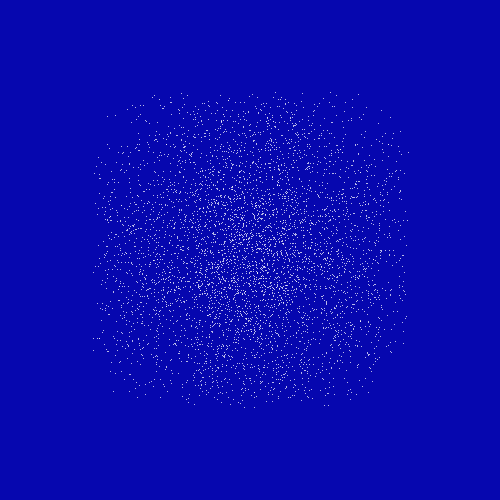
Frame 1 (no input)
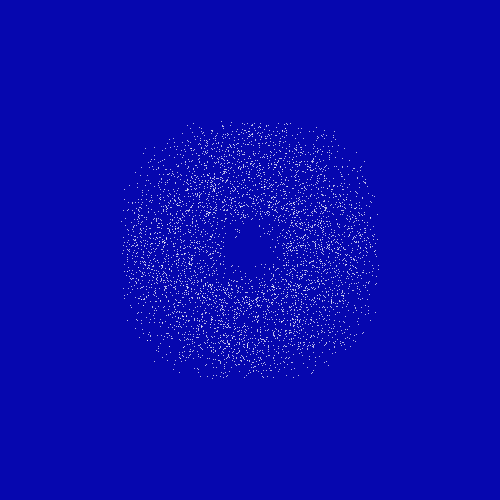
Frame 60 (the mouse pressed at the canvas centre just before this capture)
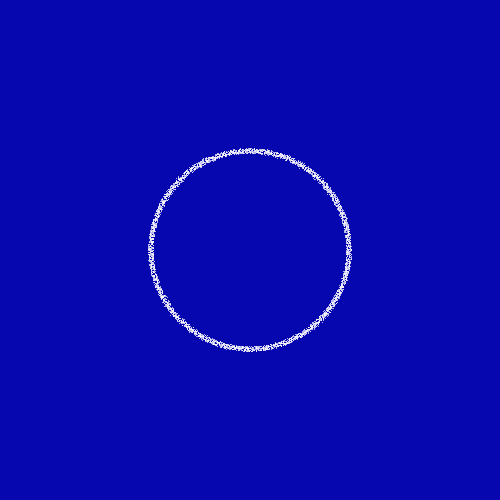
Frame 120 (the mouse held since frame 60 and released just before this capture)

The Processing sketch that drew these frames (run headless with seeded random() and noise(); from frame 60 on, the mouse is pressed at the canvas centre):

// Processing sketch: sketch_10102017
// ── sketch_10102017.pde
int count = 5000;
boolean grow = true;
float size = 0.6;
void setup(){
  size(500,500);
  smooth();
  stroke(255);
  noFill();
}

void draw(){
  background(6,7,175);
  update();
  float faderX = size;
  
  float angle = radians(360/float(count));
  
  for(int i = 0; i < count; i++){
    float randomX = random(0, width);
    float randomY = random(0, height);
    float circleX = width/2 + cos(angle*i)*100;
    float circleY = height/2 + sin(angle*i)*100;
    
    float x = lerp(randomX, circleX, faderX);
    float y = lerp(randomY, circleY, faderX);
    point(x,y);
  }
}

void update(){
  if(grow){
    size+=0.01;
    if(size>=1){
      grow = false;
    }
  }
  if(!grow){
    size-=0.01;
    if(size<=0.6){
      grow = true;
    }
  }
}
